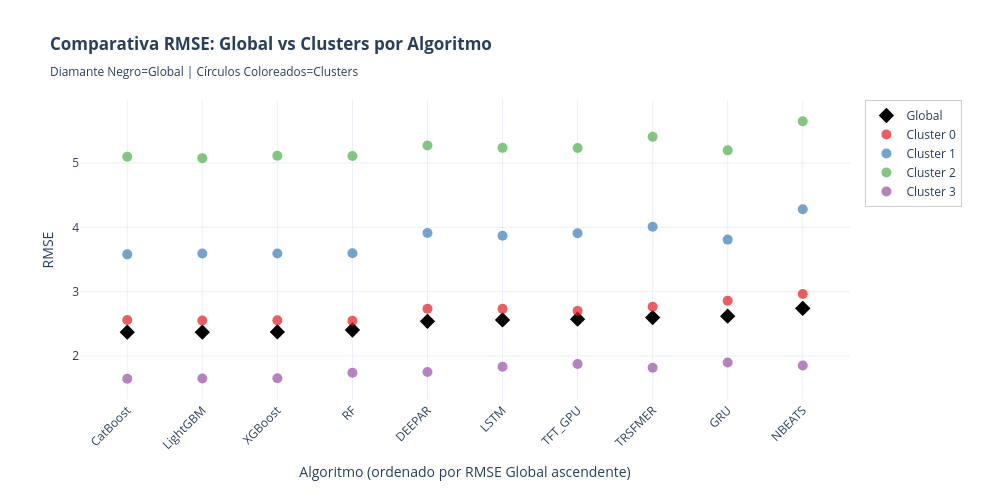

The cell this chart's notebook holds for it:
### Code cell
# ============================================================================
# GRÁFICO SCATTER: ALGORITMOS vs RMSE - GLOBAL Y POR CLUSTER
# ============================================================================

print("\n" + "="*100)
print("📊 GRÁFICO SCATTER: RMSE POR ALGORITMO - GLOBAL Y CLUSTERS")
print("="*100)

import plotly.graph_objects as go
import plotly.express as px

# Algoritmos a excluir
ALGORITMOS_EXCLUIR_SCATTER = ['NAIVE', 'MEDIA7']

# 1. Obtener datos GLOBAL (NDetalle == 'Global', Cluster IS NULL)
df_global_rmse = df_resultados_consolidados[
    (df_resultados_consolidados['NDetalle'] == 'Global') &
    (df_resultados_consolidados['Cluster'].isna()) &
    (df_resultados_consolidados['Producto'].isna())
].copy()

# Filtrar algoritmos a excluir
df_global_rmse = df_global_rmse[~df_global_rmse['Algoritmo'].isin(ALGORITMOS_EXCLUIR_SCATTER)].copy()
df_global_rmse = df_global_rmse[~df_global_rmse['Algoritmo'].isin(['NAIVE', 'MEDIA7'])].copy()
df_global_rmse['Nivel'] = 'Global'

# 2. Obtener datos por CLUSTER (NDetalle == 'Global', Cluster NOT NULL)
df_cluster_rmse = df_resultados_consolidados[
    (df_resultados_consolidados['NDetalle'] == 'Global') &
    (df_resultados_consolidados['Cluster'].notna()) &
    (df_resultados_consolidados['Producto'].isna())
].copy()

# Filtrar algoritmos a excluir
df_cluster_rmse = df_cluster_rmse[~df_cluster_rmse['Algoritmo'].isin(ALGORITMOS_EXCLUIR_SCATTER)].copy()
df_cluster_rmse = df_cluster_rmse[~df_cluster_rmse['Algoritmo'].isin(['NAIVE', 'MEDIA7'])].copy()
df_cluster_rmse['Nivel'] = 'Cluster ' + df_cluster_rmse['Cluster'].astype(int).astype(str)

# Combinar datos
df_scatter_data = pd.concat([df_global_rmse, df_cluster_rmse], ignore_index=True)

# Crear figura con plotly
fig_scatter = go.Figure()

# Colores para Global y cada cluster
colores_clusters = px.colors.qualitative.Set1
color_global = 'black'

# Obtener orden de algoritmos según RMSE global (creciente)
algoritmos_ordenados = df_global_rmse.sort_values('RMSE')['Algoritmo'].unique()

# Agregar punto Global para cada algoritmo (en orden)
for algoritmo in algoritmos_ordenados:
    df_algo_global = df_global_rmse[df_global_rmse['Algoritmo'] == algoritmo]
    fig_scatter.add_trace(
        go.Scatter(
            x=df_algo_global['Algoritmo'],
            y=df_algo_global['RMSE'],
            mode='markers',
            name='Global',
            marker=dict(
                size=14,
                color=color_global,
                symbol='diamond',
                line=dict(color='white', width=2)
            ),
            showlegend=(algoritmo == algoritmos_ordenados[0]),
            hovertemplate=f'<b>{algoritmo}</b><br>Nivel: Global<br>RMSE: %{{y:.4f}}<extra></extra>'
        )
    )

# Obtener clusters únicos y asignar colores
clusters_unicos = sorted(df_cluster_rmse['Cluster'].unique())
color_map = {cluster: colores_clusters[idx % len(colores_clusters)] 
             for idx, cluster in enumerate(clusters_unicos)}

# Agregar puntos para cada cluster (usando orden de algoritmos)
for cluster in clusters_unicos:
    df_cluster_data = df_cluster_rmse[df_cluster_rmse['Cluster'] == cluster]
    
    fig_scatter.add_trace(
        go.Scatter(
            x=df_cluster_data['Algoritmo'],
            y=df_cluster_data['RMSE'],
            mode='markers',
            name=f'Cluster {int(cluster)}',
            marker=dict(
                size=10,
                color=color_map[cluster],
                symbol='circle',
                opacity=0.7
            ),
            hovertemplate=f'<b>Cluster {int(cluster)}</b><br>%{{x}}<br>RMSE: %{{y:.4f}}<extra></extra>'
        )
    )

# Configurar layout con orden de algoritmos en eje X
fig_scatter.update_layout(
    title='<b>Comparativa RMSE: Global vs Clusters por Algoritmo</b><br><sub>Diamante Negro=Global | Círculos Coloreados=Clusters</sub>',
    xaxis_title='Algoritmo (ordenado por RMSE Global ascendente)',
    yaxis_title='RMSE',
    height=500,
    width=1000,
    template='plotly_white',
    hovermode='closest',
    legend=dict(
        orientation='v',
        yanchor='top',
        y=1,
        xanchor='left',
        x=1.02,
        bgcolor='rgba(255, 255, 255, 0.8)',
        bordercolor='rgba(0, 0, 0, 0.2)',
        borderwidth=1
    ),
    xaxis=dict(
        tickangle=-45,
        categoryorder='array',
        categoryarray=list(algoritmos_ordenados)
    ),
    margin=dict(b=100, r=150)
)

fig_scatter.show()

print(f"\n✅ Gráfico generado:")
print(f"   - Algoritmos: {len(df_global_rmse['Algoritmo'].unique())} (excluidos: {', '.join(ALGORITMOS_EXCLUIR_SCATTER)})")
print(f"   - Clusters: {len(clusters_unicos)}")
print(f"   - Diamante Negro: Rendimiento Global")
print(f"   - Círculos: Rendimiento por Cluster")

### Figure 1 — Plotly figure (JSON) as saved in the notebook; plotly's stock layout.template omitted (floating-point values rounded to 4 significant figures)
{"data": [{"hovertemplate": "<b>CatBoost</b><br>Nivel: Global<br>RMSE: %{y:.4f}<extra></extra>", "marker": {"color": "black", "line": {"color": "white", "width": 2}, "size": 14, "symbol": "diamond"}, "mode": "markers", "name": "Global", "showlegend": true, "type": "scatter", "x": ["CatBoost"], "y": [2.368]}, {"hovertemplate": "<b>LightGBM</b><br>Nivel: Global<br>RMSE: %{y:.4f}<extra></extra>", "marker": {"color": "black", "line": {"color": "white", "width": 2}, "size": 14, "symbol": "diamond"}, "mode": "markers", "name": "Global", "showlegend": false, "type": "scatter", "x": ["LightGBM"], "y": [2.368]}, {"hovertemplate": "<b>XGBoost</b><br>Nivel: Global<br>RMSE: %{y:.4f}<extra></extra>", "marker": {"color": "black", "line": {"color": "white", "width": 2}, "size": 14, "symbol": "diamond"}, "mode": "markers", "name": "Global", "showlegend": false, "type": "scatter", "x": ["XGBoost"], "y": [2.372]}, {"hovertemplate": "<b>RF</b><br>Nivel: Global<br>RMSE: %{y:.4f}<extra></extra>", "marker": {"color": "black", "line": {"color": "white", "width": 2}, "size": 14, "symbol": "diamond"}, "mode": "markers", "name": "Global", "showlegend": false, "type": "scatter", "x": ["RF"], "y": [2.402]}, {"hovertemplate": "<b>DEEPAR</b><br>Nivel: Global<br>RMSE: %{y:.4f}<extra></extra>", "marker": {"color": "black", "line": {"color": "white", "width": 2}, "size": 14, "symbol": "diamond"}, "mode": "markers", "name": "Global", "showlegend": false, "type": "scatter", "x": ["DEEPAR"], "y": [2.538]}, {"hovertemplate": "<b>LSTM</b><br>Nivel: Global<br>RMSE: %{y:.4f}<extra></extra>", "marker": {"color": "black", "line": {"color": "white", "width": 2}, "size": 14, "symbol": "diamond"}, "mode": "markers", "name": "Global", "showlegend": false, "type": "scatter", "x": ["LSTM"], "y": [2.558]}, {"hovertemplate": "<b>TFT_GPU</b><br>Nivel: Global<br>RMSE: %{y:.4f}<extra></extra>", "marker": {"color": "black", "line": {"color": "white", "width": 2}, "size": 14, "symbol": "diamond"}, "mode": "markers", "name": "Global", "showlegend": false, "type": "scatter", "x": ["TFT_GPU"], "y": [2.57]}, {"hovertemplate": "<b>TRSFMER</b><br>Nivel: Global<br>RMSE: %{y:.4f}<extra></extra>", "marker": {"color": "black", "line": {"color": "white", "width": 2}, "size": 14, "symbol": "diamond"}, "mode": "markers", "name": "Global", "showlegend": false, "type": "scatter", "x": ["TRSFMER"], "y": [2.596]}, {"hovertemplate": "<b>GRU</b><br>Nivel: Global<br>RMSE: %{y:.4f}<extra></extra>", "marker": {"color": "black", "line": {"color": "white", "width": 2}, "size": 14, "symbol": "diamond"}, "mode": "markers", "name": "Global", "showlegend": false, "type": "scatter", "x": ["GRU"], "y": [2.617]}, {"hovertemplate": "<b>NBEATS</b><br>Nivel: Global<br>RMSE: %{y:.4f}<extra></extra>", "marker": {"color": "black", "line": {"color": "white", "width": 2}, "size": 14, "symbol": "diamond"}, "mode": "markers", "name": "Global", "showlegend": false, "type": "scatter", "x": ["NBEATS"], "y": [2.739]}, {"hovertemplate": "<b>Cluster 0</b><br>%{x}<br>RMSE: %{y:.4f}<extra></extra>", "marker": {"color": "rgb(228,26,28)", "opacity": 0.7, "size": 10, "symbol": "circle"}, "mode": "markers", "name": "Cluster 0", "type": "scatter", "x": ["XGBoost", "LightGBM", "GRU", "NBEATS", "TRSFMER", "CatBoost", "LSTM", "TFT_GPU", "DEEPAR", "RF"], "y": [2.553, 2.549, 2.857, 2.963, 2.765, 2.557, 2.732, 2.699, 2.734, 2.546]}, {"hovertemplate": "<b>Cluster 1</b><br>%{x}<br>RMSE: %{y:.4f}<extra></extra>", "marker": {"color": "rgb(55,126,184)", "opacity": 0.7, "size": 10, "symbol": "circle"}, "mode": "markers", "name": "Cluster 1", "type": "scatter", "x": ["XGBoost", "LightGBM", "GRU", "NBEATS", "TRSFMER", "CatBoost", "LSTM", "TFT_GPU", "DEEPAR", "RF"], "y": [3.593, 3.592, 3.809, 4.28, 4.008, 3.579, 3.87, 3.909, 3.912, 3.596]}, {"hovertemplate": "<b>Cluster 2</b><br>%{x}<br>RMSE: %{y:.4f}<extra></extra>", "marker": {"color": "rgb(77,175,74)", "opacity": 0.7, "size": 10, "symbol": "circle"}, "mode": "markers", "name": "Cluster 2", "type": "scatter", "x": ["XGBoost", "LightGBM", "GRU", "NBEATS", "TRSFMER", "CatBoost", "LSTM", "TFT_GPU", "DEEPAR", "RF"], "y": [5.115, 5.076, 5.197, 5.65, 5.41, 5.098, 5.236, 5.234, 5.272, 5.109]}, {"hovertemplate": "<b>Cluster 3</b><br>%{x}<br>RMSE: %{y:.4f}<extra></extra>", "marker": {"color": "rgb(152,78,163)", "opacity": 0.7, "size": 10, "symbol": "circle"}, "mode": "markers", "name": "Cluster 3", "type": "scatter", "x": ["XGBoost", "LightGBM", "GRU", "NBEATS", "TRSFMER", "CatBoost", "LSTM", "TFT_GPU", "DEEPAR", "RF"], "y": [1.65, 1.648, 1.897, 1.849, 1.815, 1.644, 1.831, 1.873, 1.75, 1.736]}], "layout": {"height": 500, "hovermode": "closest", "legend": {"bgcolor": "rgba(255, 255, 255, 0.8)", "bordercolor": "rgba(0, 0, 0, 0.2)", "borderwidth": 1, "orientation": "v", "x": 1.02, "xanchor": "left", "y": 1, "yanchor": "top"}, "margin": {"b": 100, "r": 150}, "title": {"text": "<b>Comparativa RMSE: Global vs Clusters por Algoritmo</b><br><sub>Diamante Negro=Global | Círculos Coloreados=Clusters</sub>"}, "width": 1000, "xaxis": {"categoryarray": ["CatBoost", "LightGBM", "XGBoost", "RF", "DEEPAR", "LSTM", "TFT_GPU", "TRSFMER", "GRU", "NBEATS"], "categoryorder": "array", "tickangle": -45, "title": {"text": "Algoritmo (ordenado por RMSE Global ascendente)"}}, "yaxis": {"title": {"text": "RMSE"}}}}
